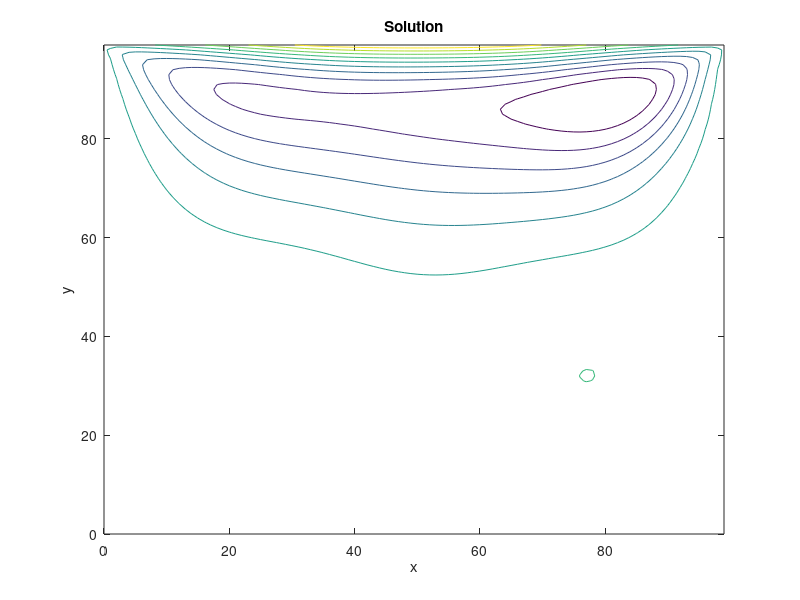

The MATLAB script that drew this image:
clear;close all;clc;

% D2Q9 solver
% This is almost a direct translation of the code found in the Mohamad
% textbook.

addpath basic
addpath post

% Numerical input parameters.
nodes = [100, 100]; % x nodes, y nodes.
dh = 1; % dh = dx = dy.
timesteps = 400;
dt = 1; % timestep.

% Physical input parameters.
u0 = 0.1;
rho0 = 5;
% Discrete parameters.
%alpha = 0.01;
alpha = 0.1;
% Non-dimensional parameters.
Re = u0*nodes(1)/alpha;
disp(['Reynolds number: ' num2str(Re)]);

% Lattice link constants.
w = zeros(9,1);
w(1) = 4/9;
w(2:5) = 1/9;
w(6:9) = 1/36;
c = zeros(9,2);
c(1,:) = [0, 0];
c(2,:) = [1, 0];
c(3,:) = [0, 1];
c(4,:) = [-1, 0];
c(5,:) = [0, -1];
c(6,:) = [1, 1];
c(7,:) = [-1, 1];
c(8,:) = [-1, -1];
c(9,:) = [1, -1];

% Derived inputs.
omega = 1 / ( 3*alpha + 0.5 );

% Initialize.
rho = rho0*ones(nodes(2),nodes(1));
u = zeros(nodes(2),nodes(1));
v = zeros(nodes(2),nodes(1));
f = zeros(nodes(2),nodes(1),9);
feq = zeros(nodes(2),nodes(1),9);
% BC.
u(end,2:end-1) = u0;

% Main loop.
reconstruction_time = 0;
collision_time = 0;
streaming_time = 0;
bc_time = 0;
for iter = 1:timesteps
    disp(['Running timestep ' num2str(iter)]);
    % Collision.
    tic;
    t1 = u.*u + v.*v;
    for k = 1:9
        t2 = c(k,1)*u + c(k,2)*v;
        feq(:,:,k) = w(k)*rho.*(1 + 3*t2 + 4.5*t2.^2 - 1.5*t1);
        f(:,:,k) = omega*feq(:,:,k)+(1-omega)*f(:,:,k);
    end
    collision_time = collision_time + toc;
    % Streaming.
    tic;
    f(:,2:end,2) = f(:,1:end-1,2); % East vector.
    f(2:end,:,3) = f(1:end-1,:,3); % North vector.
    f(:,1:end-1,4) = f(:,2:end,4); % West vector.
    f(1:end-1,:,5) = f(2:end,:,5); % South vector.
    f(2:end,2:end,6) = f(1:end-1,1:end-1,6); % Northeast vector.
    f(2:end,1:end-1,7) = f(1:end-1,2:end,7); % Northwest vector.
    f(1:end-1,1:end-1,8) = f(2:end,2:end,8); % Southwest vector.
    f(1:end-1,2:end,9) = f(2:end,1:end-1,9); % Southeast vector.
    streaming_time = streaming_time + toc;
    % BC.
    tic;
    f(:,1,2) = f(:,1,4); % West bounceback.
    f(:,1,6) = f(:,1,8); % West bounceback.
    f(:,1,9) = f(:,1,7); % West bounceback.
    f(:,end,4) = f(:,end,2); % East bounceback.
    f(:,end,8) = f(:,end,6); % East bounceback.
    f(:,end,7) = f(:,end,9); % East bounceback.
    f(1,:,3) = f(1,:,5); % South bounceback.
    f(1,:,6) = f(1,:,8); % South bounceback.
    f(1,:,7) = f(1,:,9); % South bounceback.
    rho_end = f(end,2:end-1,1) + f(end,2:end-1,2) + f(end,2:end-1,4) + ...
        2*( f(end,2:end-1,3) + f(end,2:end-1,7) + f(end,2:end-1,6) );
    f(end,2:end-1,5) = f(end,2:end-1,3); % North boundary (moving lid).
    f(end,2:end-1,9) = f(end,2:end-1,7) + (u0 / 6)*rho_end; % North boundary (moving lid).
    f(end,2:end-1,8) = f(end,2:end-1,6) - (u0 / 6)*rho_end; % North boundary (moving lid).
    bc_time = bc_time + toc;
    % Density and velocity reconstruction.
    tic;
    rho = sum(f,3);
    rho(end,2:end) = f(end,2:end,1) + f(end,2:end,2) + f(end,2:end,4) + ...
        2*( f(end,2:end,3) + f(end,2:end,7) + f(end,2:end,6) );
    u(2:end-1,2:end) = 0;
    v(2:end-1,2:end) = 0;
    for k = 1:9
        u(2:end-1,2:end) = u(2:end-1,2:end) + c(k,1)*f(2:end-1,2:end,k);
        v(2:end-1,2:end) = v(2:end-1,2:end) + c(k,2)*f(2:end-1,2:end,k);
    end
    u(2:end-1,2:end) = u(2:end-1,2:end) ./ rho(2:end-1,2:end);
    v(2:end-1,2:end) = v(2:end-1,2:end) ./ rho(2:end-1,2:end);
    reconstruction_time = reconstruction_time + toc;
end

% Timing outputs.
total_time = reconstruction_time + collision_time + streaming_time + bc_time;
disp(['Solution reconstruction time (s): ' num2str(reconstruction_time)]);
disp(['Collision time (s): ' num2str(collision_time)]);
disp(['Streaming time (s): ' num2str(streaming_time)]);
disp(['BC time (s): ' num2str(bc_time)]);
disp(['Solution reconstruction fraction: ' num2str(reconstruction_time/total_time)]);
disp(['Collision fraction: ' num2str(collision_time/total_time)]);
disp(['Streaming fraction: ' num2str(streaming_time/total_time)]);
disp(['BC fraction: ' num2str(bc_time/total_time)]);

% Streamfunction calculation.
strf = zeros(nodes(2),nodes(1));
for i = 2:nodes(1)
    rho_av = 0.5*( rho(1,i-1) + rho(1,i) );
    strf(1,i) = strf(1,i-1) - 0.5*rho_av*( v(1,i-1) + v(1,i) );
    for j = 2:nodes(2)
        rho_m = 0.5 * ( rho(j,i) + rho(j-1,i) );
        strf(j,i) = strf(j-1,i) + 0.5*rho_m*( u(j-1,i) + u(j,i) );
    end
end

% % Plotting results!
figure;
L = dh*[nodes(1)-1, nodes(2)-1] ; % x , y dimensions of physical domain.
x = linspace(0,L(1),nodes(1))';
y = linspace(0,L(2),nodes(2))';
[X, Y] = meshgrid(x,y);
contour(X, Y, strf);
title('Solution');
xlabel('x');
ylabel('y');
